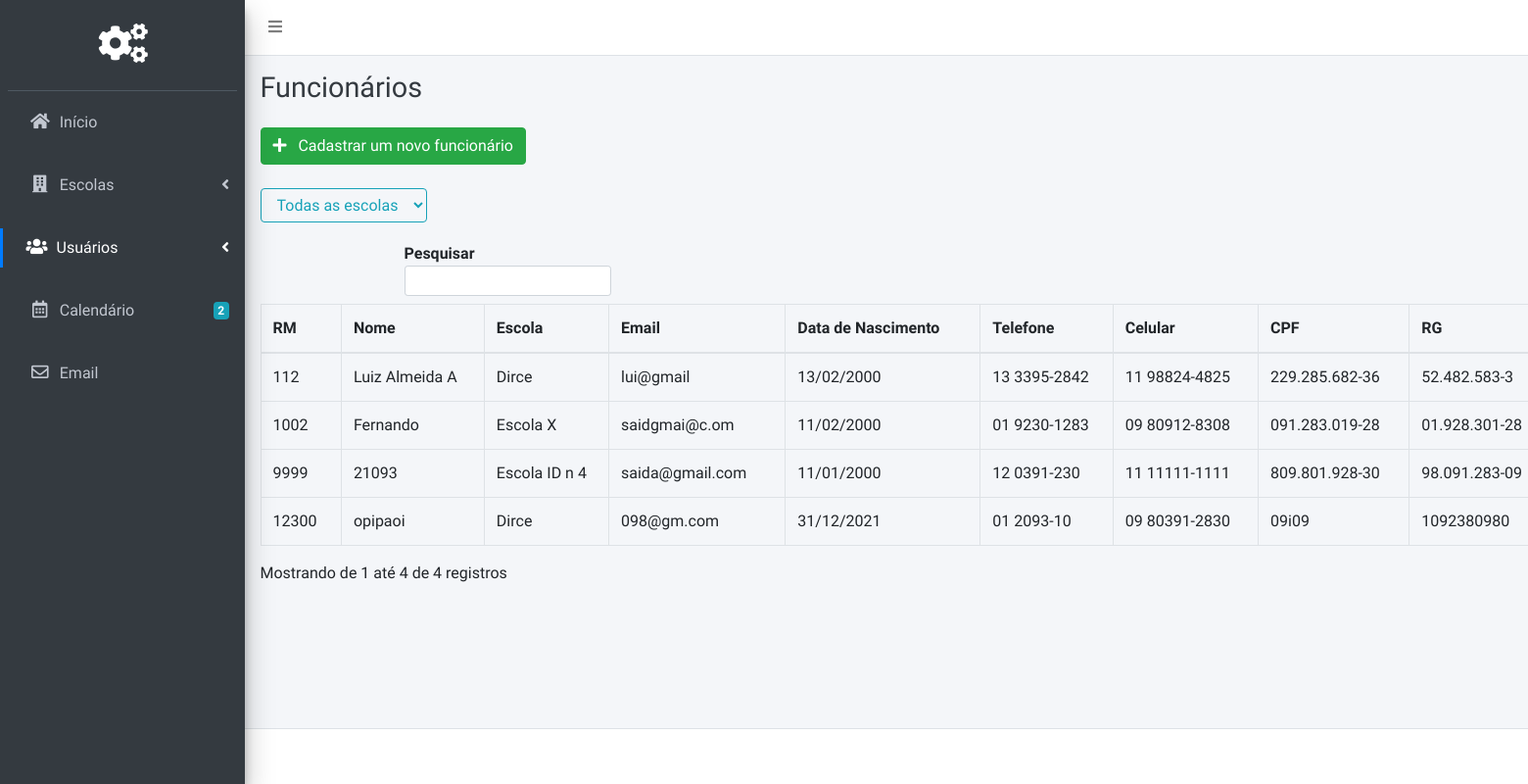
Page /Pages/Admin/funcionarios.php (signed in) on the committed database.
### tables this page shows
CREATE TABLE `secretaria` (
  `RM_Secretaria` bigint(20) NOT NULL,
  `Sec_Escola` bigint(20) NOT NULL,
  `Sec_Nome` varchar(255) NOT NULL,
  `Sec_DataDeNascimento` date NOT NULL,
  `Sec_Email` varchar(255) NOT NULL,
  `Sec_Telefone` varchar(255) NOT NULL,
  `Sec_Celular` varchar(255) NOT NULL,
  `Sec_CPF` varchar(255) NOT NULL,
  `Sec_RG` varchar(255) NOT NULL,
  `Sec_CEP` varchar(255) NOT NULL,
  `Sec_Cidade` varchar(255) NOT NULL,
  `Sec_Endereço` varchar(255) NOT NULL,
  `Sec_Bairro` varchar(255) NOT NULL
);

CREATE TABLE `escolas` (
  `Escola_Codigo` bigint(20) NOT NULL,
  `Escola_CNPJ` varchar(255) NOT NULL,
  `Escola_Nome` varchar(255) NOT NULL,
  `Escola_CEP` varchar(255) NOT NULL,
  `Escola_Munincipio` varchar(255) NOT NULL,
  `Escola_Endereco` varchar(255) NOT NULL
);

### src/Pages/Admin/funcionarios.php (the view, shortened to what this page needs)
<?php
include('../../Scripts/Database/Connection.php');
?>
<!DOCTYPE html>
<html>
<head>
  <link rel="stylesheet" href="../../plugins/fontawesome-free/css/all.min.css">
<link rel="stylesheet" href="../../assets/Admin/css/style.css">
  <link rel="stylesheet" href="https://code.ionicframework.com/ionicons/2.0.1/css/ionicons.min.css">
  <link rel="stylesheet" href="../../plugins/tempusdominus-bootstrap-4/css/tempusdominus-bootstrap-4.min.css">
  <link rel="stylesheet" href="../../plugins/icheck-bootstrap/icheck-bootstrap.min.css">
  <link rel="stylesheet" href="../../plugins/jqvmap/jqvmap.min.css">
  <link rel="stylesheet" href="../../plugins/toastr/toastr.min.css">
  <link rel="stylesheet" href="../../assets/Global/css/adminlte.min.css">
  <link rel="stylesheet" href="../../assets/Global/css/style.css">
  <link rel="stylesheet" href="../../plugins/overlayScrollbars/css/OverlayScrollbars.min.css">
  <link rel="stylesheet" href="../../plugins/daterangepicker/daterangepicker.css">
  <link rel="stylesheet" href="../../plugins/summernote/summernote-bs4.css">
</head>
<body class="hold-transition sidebar-mini layout-fixed">
<div class="wrapper">
  <nav class="main-header navbar navbar-expand navbar-white navbar-light">
    <ul class="navbar-nav">
      <li class="nav-item">
        <a class="nav-link" data-widget="pushmenu" href="#" role="button"><i class="fas fa-bars"></i></a>
      </li>
    </ul>
  </nav>
  <aside class="main-sidebar sidebar-dark-primary elevation-4">
    <div class="sidebar">
      <div class="user-panel mt-3 pb-3 mb-3 d-flex">
        <div class="image">
        </div>
        <div class="pageLogo">
       <i class="fa fa-cogs"></i>
        </div>
      </div>
      <nav class="mt-2">
        <ul class="nav nav-pills nav-sidebar nav-legacy flex-column" data-widget="treeview" role="menu" data-accordion="false">
          <li class="nav-item ">
            <a href="home.php" class="nav-link">
              <i class="nav-icon fas fa-home"></i>
              <p>
                Início
              </p>
            </a>
          </li>
        <br>
          <li class="nav-item has-treeview">
            <a href="#" class="nav-link">
              <i class="nav-icon fas fa-building"></i>
              <p>
                Escolas
                <i class="fas fa-angle-left right"></i>
              </p>
            </a>
          </li>
<br>
          <li class="nav-item has-treeview">
            <a href="#" class="nav-link active">
              <i class="nav-icon fas fa-users"></i>
              <p>
                Usuários
                <i class="right fas fa-angle-left"></i>
              </p>
            </a>
          </li><br>
          <li class="nav-item">
            <a href="pages/calendar.html" class="nav-link">
              <i class="nav-icon far fa-calendar-alt"></i>
              <p>
                Calendário
                <span class="badge badge-info right">2</span>
              </p>
            </a>
          </li>
         <br>
          <li class="nav-item">
            <a href="#" class="nav-link">
              <i class="nav-icon far fa-envelope"></i>
              <p>
                Email
              </p>
            </a>
          </li>
        </ul>
      </nav>
    </div>
  </aside>
  <div class="content-wrapper">
    <div class="content-header">
      <div class="container-fluid">
        <div class="row mb-2">
          <div class="col-sm-6">
            <h1 class="m-0 text-dark">Funcionários</h1>
          </div>
        </div>
      </div>
    </div>
    <section class="content">
      <div class="container-fluid">
        <button class="btn btn-success" type="button" name="button" data-toggle="modal" data-target="#RegistrarFunc"><i class="fa fa-plus"></i> &nbsp;  Cadastrar um novo funcionário</button>
       <br><br>
  <select class="btn btn-outline-info" name="filtroEscola" id="filtroEscola">
          <option selected value="">Todas as escolas</option>
</select>
        <table class="table table-bordered display" id="tabela" width="100%" cellspacing="0">
          <form action="" id="myform">
        <thead>
        <tr>
        <th>RM</th>
		<th>Nome</th>
        <th>Escola</th>
		<th>Email</th>
		<th>Data de Nascimento</th>
    <th>Telefone</th>
    <th>Celular</th>
		<th>CPF</th>
		<th>RG</th>
      </tr>
        </thead>
      <tbody>
<?php
$result =  mysqli_query($conn,"SELECT * FROM secretaria");
while($row = mysqli_fetch_array($result))
{
 $getEscola = mysqli_query($conn,"select esc.Escola_Nome from escolas esc
inner join secretaria sec on sec.Sec_Escola = esc.Escola_Codigo
where RM_Secretaria = ".$row['RM_Secretaria'].";");
echo "<tr>";
echo "<td>" . $row['RM_Secretaria'] . "</td>";
echo "<td>" . $row['Sec_Nome'] . "</td>";
while($escola = mysqli_fetch_array($getEscola)) {
echo "<td>" . $escola['Escola_Nome'] . "</td>";
}
echo "<td>" . $row['Sec_Email'] . "</td>";
echo "<td>" . date("d/m/Y", strtotime($row['Sec_DataDeNascimento'])) . "</td>";
echo "<td>" . $row['Sec_Telefone'] . "</td>";
echo "<td>" . $row['Sec_Celular'] . "</td>";
echo "<td>" . $row['Sec_CPF'] . "</td>";
echo "<td>" . $row['Sec_RG'] . "</td>";
echo "</tr>";
}
?>
      </tbody>
      </table>
      </div>
    </section>
  </div>
  <footer class="main-footer">
  </footer>
</div>
</body>
</html>

### src/assets/Global/css/style.css (style rules this page uses)
.pageLogo { color: #fff; font-size: 40px; margin-left: 80px; }

### src/Pages/Admin/funcionarios.php (style rules this page uses)
.wrapper { width: 150vw; }

### rows in the picture
secretaria: RM_Secretaria "112", Sec_Nome "Luiz Almeida A", Sec_Email "lui@gmail", Sec_DataDeNascimento "13/02/2000", Sec_Telefone "13 3395-2842", Sec_Celular "11 98824-4825", Sec_CPF "229.285.682-36", Sec_RG "52.482.583-3"
escolas: Escola_Nome "Dirce"
secretaria: RM_Secretaria "1002", Sec_Nome "Fernando", Sec_Email "saidgmai@c.om", Sec_DataDeNascimento "11/02/2000", Sec_Telefone "01 9230-1283", Sec_Celular "09 80912-8308", Sec_CPF "091.283.019-28", Sec_RG "01.928.301-28"
escolas: Escola_Nome "Escola X"
secretaria: RM_Secretaria "12300", Sec_Nome "opipaoi", Sec_Email "098@gm.com", Sec_DataDeNascimento "31/12/2021", Sec_Telefone "01 2093-10", Sec_Celular "09 80391-2830", Sec_CPF "09i09", Sec_RG "1092380980"
secretaria: RM_Secretaria "9999", Sec_Nome "21093", Sec_Email "saida@gmail.com", Sec_DataDeNascimento "11/01/2000", Sec_Telefone "12 0391-230", Sec_Celular "11 11111-1111", Sec_CPF "809.801.928-30", Sec_RG "98.091.283-09"
escolas: Escola_Nome "Escola ID n 4"
